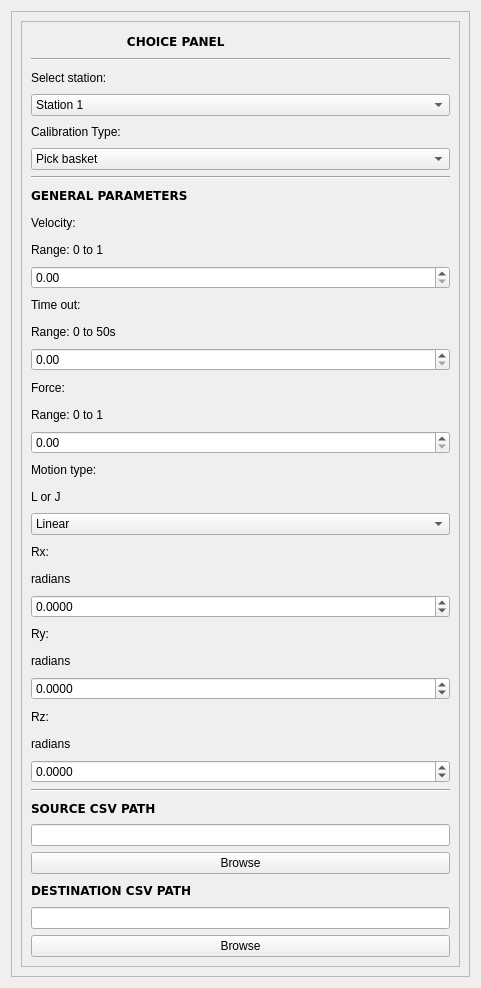
<?xml version="1.0" encoding="UTF-8"?>
<ui version="4.0">
 <class>WDG_choice_panel</class>
 <widget class="QWidget" name="WDG_choice_panel">
  <property name="geometry">
   <rect>
    <x>0</x>
    <y>0</y>
    <width>481</width>
    <height>988</height>
   </rect>
  </property>
  <property name="windowTitle">
   <string>Form</string>
  </property>
  <layout class="QHBoxLayout" name="horizontalLayout">
   <item>
    <widget class="QScrollArea" name="scrollArea">
     <property name="widgetResizable">
      <bool>true</bool>
     </property>
     <widget class="QWidget" name="scrollAreaWidgetContents">
      <property name="geometry">
       <rect>
        <x>0</x>
        <y>0</y>
        <width>447</width>
        <height>1062</height>
       </rect>
      </property>
      <layout class="QGridLayout" name="gridLayout_3">
       <item row="0" column="0">
        <layout class="QGridLayout" name="gridLayout">
         <item row="0" column="1">
          <widget class="QFrame" name="frame_choice_panel">
           <property name="acceptDrops">
            <bool>true</bool>
           </property>
           <property name="frameShape">
            <enum>QFrame::StyledPanel</enum>
           </property>
           <property name="frameShadow">
            <enum>QFrame::Raised</enum>
           </property>
           <layout class="QVBoxLayout" name="verticalLayout">
            <item>
             <widget class="QLabel" name="LBL_choice_panel">
              <property name="font">
               <font>
                <family>DejaVu Sans</family>
                <weight>75</weight>
                <bold>true</bold>
               </font>
              </property>
              <property name="acceptDrops">
               <bool>false</bool>
              </property>
              <property name="text">
               <string>                       CHOICE PANEL</string>
              </property>
             </widget>
            </item>
            <item>
             <widget class="Line" name="choice_panel_label_separator">
              <property name="acceptDrops">
               <bool>false</bool>
              </property>
              <property name="orientation">
               <enum>Qt::Horizontal</enum>
              </property>
             </widget>
            </item>
            <item>
             <widget class="QLabel" name="LBL_select_station">
              <property name="text">
               <string>Select station:</string>
              </property>
             </widget>
            </item>
            <item>
             <widget class="QComboBox" name="CBX_select_station">
              <item>
               <property name="text">
                <string>Station 1</string>
               </property>
              </item>
              <item>
               <property name="text">
                <string>Station 2</string>
               </property>
              </item>
              <item>
               <property name="text">
                <string>Station 3</string>
               </property>
              </item>
              <item>
               <property name="text">
                <string>Station 4</string>
               </property>
              </item>
             </widget>
            </item>
            <item>
             <widget class="QLabel" name="LBL_cal_type">
              <property name="text">
               <string>Calibration Type:</string>
              </property>
             </widget>
            </item>
            <item>
             <widget class="QComboBox" name="CBX_select_cal_type">
              <item>
               <property name="text">
                <string>Pick basket</string>
               </property>
              </item>
              <item>
               <property name="text">
                <string>Scanner</string>
               </property>
              </item>
              <item>
               <property name="text">
                <string>Drop basket</string>
               </property>
              </item>
              <item>
               <property name="text">
                <string>Table</string>
               </property>
              </item>
             </widget>
            </item>
            <item>
             <widget class="Line" name="choice_panel_label_separator_2">
              <property name="acceptDrops">
               <bool>false</bool>
              </property>
              <property name="orientation">
               <enum>Qt::Horizontal</enum>
              </property>
             </widget>
            </item>
            <item>
             <widget class="QLabel" name="LBL_general_params">
              <property name="font">
               <font>
                <family>DejaVu Sans</family>
                <weight>75</weight>
                <bold>true</bold>
               </font>
              </property>
              <property name="acceptDrops">
               <bool>false</bool>
              </property>
              <property name="text">
               <string>GENERAL PARAMETERS</string>
              </property>
             </widget>
            </item>
            <item>
             <widget class="QLabel" name="LBL_velocity">
              <property name="text">
               <string>Velocity:</string>
              </property>
             </widget>
            </item>
            <item>
             <widget class="QLabel" name="LBL_velocity_2">
              <property name="text">
               <string>Range: 0 to 1</string>
              </property>
             </widget>
            </item>
            <item>
             <widget class="QDoubleSpinBox" name="DSB_velocity">
              <property name="minimum">
               <double>0.000000000000000</double>
              </property>
              <property name="maximum">
               <double>1.000000000000000</double>
              </property>
              <property name="singleStep">
               <double>0.050000000000000</double>
              </property>
             </widget>
            </item>
            <item>
             <widget class="QLabel" name="LBL_time_pout">
              <property name="text">
               <string>Time out:</string>
              </property>
             </widget>
            </item>
            <item>
             <widget class="QLabel" name="LBL_velocity_3">
              <property name="text">
               <string>Range: 0 to 50s</string>
              </property>
             </widget>
            </item>
            <item>
             <widget class="QDoubleSpinBox" name="DSB_time_out">
              <property name="minimum">
               <double>0.000000000000000</double>
              </property>
              <property name="maximum">
               <double>50.000000000000000</double>
              </property>
             </widget>
            </item>
            <item>
             <widget class="QLabel" name="LBL_force">
              <property name="text">
               <string>Force:</string>
              </property>
             </widget>
            </item>
            <item>
             <widget class="QLabel" name="LBL_velocity_7">
              <property name="text">
               <string>Range: 0 to 1</string>
              </property>
             </widget>
            </item>
            <item>
             <widget class="QDoubleSpinBox" name="DSB_force">
              <property name="minimum">
               <double>0.000000000000000</double>
              </property>
              <property name="maximum">
               <double>1.000000000000000</double>
              </property>
              <property name="singleStep">
               <double>0.050000000000000</double>
              </property>
             </widget>
            </item>
            <item>
             <widget class="QLabel" name="LBL_move_type">
              <property name="text">
               <string>Motion type:</string>
              </property>
             </widget>
            </item>
            <item>
             <widget class="QLabel" name="LBL_velocity_8">
              <property name="text">
               <string>L or J</string>
              </property>
             </widget>
            </item>
            <item>
             <widget class="QComboBox" name="CBX_move_type">
              <item>
               <property name="text">
                <string>Linear</string>
               </property>
              </item>
              <item>
               <property name="text">
                <string>Rotational</string>
               </property>
              </item>
             </widget>
            </item>
            <item>
             <widget class="QLabel" name="LBL_R">
              <property name="text">
               <string>Rx:</string>
              </property>
             </widget>
            </item>
            <item>
             <widget class="QLabel" name="LBL_velocity_9">
              <property name="text">
               <string>radians</string>
              </property>
             </widget>
            </item>
            <item>
             <widget class="QDoubleSpinBox" name="DSB_Rx">
              <property name="decimals">
               <number>4</number>
              </property>
              <property name="minimum">
               <double>-7.000000000000000</double>
              </property>
              <property name="maximum">
               <double>7.000000000000000</double>
              </property>
              <property name="singleStep">
               <double>0.025000000000000</double>
              </property>
             </widget>
            </item>
            <item>
             <widget class="QLabel" name="LBL_Ry">
              <property name="text">
               <string>Ry:</string>
              </property>
             </widget>
            </item>
            <item>
             <widget class="QLabel" name="LBL_velocity_10">
              <property name="text">
               <string>radians</string>
              </property>
             </widget>
            </item>
            <item>
             <widget class="QDoubleSpinBox" name="DSB_Ry">
              <property name="decimals">
               <number>4</number>
              </property>
              <property name="minimum">
               <double>-7.000000000000000</double>
              </property>
              <property name="maximum">
               <double>7.000000000000000</double>
              </property>
              <property name="singleStep">
               <double>0.025000000000000</double>
              </property>
             </widget>
            </item>
            <item>
             <widget class="QLabel" name="LBL_Rz">
              <property name="text">
               <string>Rz:</string>
              </property>
             </widget>
            </item>
            <item>
             <widget class="QLabel" name="LBL_velocity_11">
              <property name="text">
               <string>radians</string>
              </property>
             </widget>
            </item>
            <item>
             <widget class="QDoubleSpinBox" name="DSB_Rz">
              <property name="decimals">
               <number>4</number>
              </property>
              <property name="minimum">
               <double>-7.000000000000000</double>
              </property>
              <property name="maximum">
               <double>7.000000000000000</double>
              </property>
              <property name="singleStep">
               <double>0.025000000000000</double>
              </property>
             </widget>
            </item>
            <item>
             <widget class="Line" name="general_params_label_separator">
              <property name="acceptDrops">
               <bool>false</bool>
              </property>
              <property name="orientation">
               <enum>Qt::Horizontal</enum>
              </property>
             </widget>
            </item>
            <item>
             <widget class="QLabel" name="LBL_source_csv_path">
              <property name="font">
               <font>
                <family>DejaVu Sans</family>
                <weight>75</weight>
                <bold>true</bold>
               </font>
              </property>
              <property name="acceptDrops">
               <bool>false</bool>
              </property>
              <property name="text">
               <string>SOURCE CSV PATH</string>
              </property>
             </widget>
            </item>
            <item>
             <widget class="QLineEdit" name="TXBX_src_path"/>
            </item>
            <item>
             <widget class="QPushButton" name="PB_src_path">
              <property name="text">
               <string>Browse</string>
              </property>
             </widget>
            </item>
            <item>
             <widget class="QLabel" name="LBL_dest_csv_path">
              <property name="font">
               <font>
                <family>DejaVu Sans</family>
                <weight>75</weight>
                <bold>true</bold>
               </font>
              </property>
              <property name="acceptDrops">
               <bool>false</bool>
              </property>
              <property name="text">
               <string>DESTINATION CSV PATH</string>
              </property>
             </widget>
            </item>
            <item>
             <widget class="QLineEdit" name="TXBX_dest_path"/>
            </item>
            <item>
             <widget class="QPushButton" name="PB_dest_path">
              <property name="text">
               <string>Browse</string>
              </property>
             </widget>
            </item>
           </layout>
          </widget>
         </item>
        </layout>
       </item>
      </layout>
     </widget>
    </widget>
   </item>
  </layout>
 </widget>
 <resources/>
 <connections/>
</ui>
